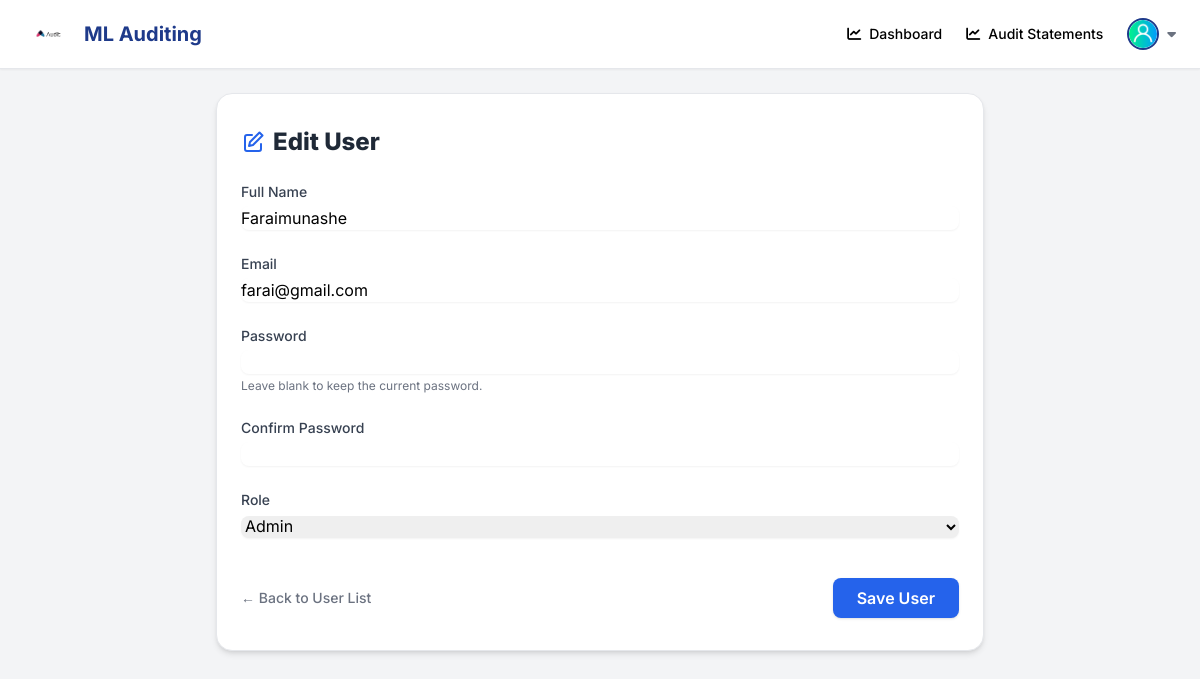
The page /users/1/edit (signed in) on the database its author committed.
### app/models.py (models this page shows, shortened)
class User(UserMixin, db.Model):
    id = db.Column(db.Integer, primary_key=True)
    email = db.Column(db.String(100), unique=True)
    password = db.Column(db.String(100))
    name = db.Column(db.String(100))
    role = db.Column(db.Integer)
    def to_dict(self):
        return {
            "id": self.id,
            "email": self.email,
            "name": self.name,
            "role": self.role
        }

### app/users.py (the view, shortened to what this page needs)
@users_bp.route('/<int:user_id>/edit', methods=['GET', 'POST'])
@login_required
def edit(user_id):
    user = User.query.get_or_404(user_id)
    form = UserForm(obj=user)
    form.password.validators = []
    form.confirm_password.validators = []
    old_data = user.to_dict()
    return render_template('edit.html', form=form, user=user)

### app/forms.py
class UserForm(FlaskForm):
    email = StringField('Email', validators=[
        DataRequired(), Email(), Length(max=100)
    ])
    name = StringField('Full Name', validators=[
        DataRequired(), Length(max=100)
    ])
    password = PasswordField('Password', validators=[
        DataRequired(), Length(min=6),
        EqualTo('confirm_password', message='Passwords must match')
    ])
    confirm_password = PasswordField('Confirm Password', validators=[
        DataRequired()
    ])
    role = SelectField('Role', choices=[
        ('1', 'Admin'),
        ('2', 'Auditor')
    ], validators=[DataRequired()])
    submit = SubmitField('Save User')

### app/templates/edit.html (shortened to what this page needs)
{% extends 'base.html' %}
{% block content %}
<div class="max-w-3xl mx-auto px-6 py-8 bg-white rounded-2xl shadow-md border border-gray-200">
  <h2 class="text-2xl font-extrabold text-gray-800 mb-6 flex items-center gap-2">
    <svg xmlns="http://www.w3.org/2000/svg" class="h-6 w-6 text-blue-600" fill="none" viewBox="0 0 24 24" stroke="currentColor">
      <path stroke-linecap="round" stroke-linejoin="round" stroke-width="2" d="M11 5H6a2 2 0 00-2 2v12a2 2 0 002 2h12a2 2 0 002-2v-5M18.5 2.5l3 3L12 15l-4 1 1-4 9.5-9.5z" />
    </svg>
    Edit User
  </h2>
  <form method="POST" class="space-y-6">
    <div>
      <label class="block text-sm font-medium text-gray-700 mb-1">{{ form.name.label.text }}</label>
      {{ form.name(class="form-input w-full rounded-lg border-gray-300 focus:ring-blue-500 focus:border-blue-500 shadow-sm") }}
    </div>
    <div>
      <label class="block text-sm font-medium text-gray-700 mb-1">{{ form.email.label.text }}</label>
      {{ form.email(class="form-input w-full rounded-lg border-gray-300 focus:ring-blue-500 focus:border-blue-500 shadow-sm") }}
    </div>
    <div>
      <label class="block text-sm font-medium text-gray-700 mb-1">{{ form.password.label.text }}</label>
      {{ form.password(class="form-input w-full rounded-lg border-gray-300 focus:ring-blue-500 focus:border-blue-500 shadow-sm") }}
      <p class="text-xs text-gray-500 mt-1">Leave blank to keep the current password.</p>
    </div>
    <div>
      <label class="block text-sm font-medium text-gray-700 mb-1">{{ form.confirm_password.label.text }}</label>
      {{ form.confirm_password(class="form-input w-full rounded-lg border-gray-300 focus:ring-blue-500 focus:border-blue-500 shadow-sm") }}
    </div>
    <div>
      <label class="block text-sm font-medium text-gray-700 mb-1">{{ form.role.label.text }}</label>
      {{ form.role(class="form-select w-full rounded-lg border-gray-300 focus:ring-blue-500 focus:border-blue-500 shadow-sm") }}
    </div>
    <div class="flex justify-between items-center pt-4">
      <a href="{{ url_for('users.users') }}" class="text-gray-500 hover:text-blue-600 transition text-sm font-medium">
        ← Back to User List
      </a>
      {{ form.submit(class="bg-blue-600 hover:bg-blue-700 transition text-white font-semibold px-6 py-2 rounded-lg shadow") }}
    </div>
  </form>
</div>
{% endblock %}

### app/templates/base.html (style rules this page uses)
body { font-family: 'Inter', sans-serif; }
:root { --primary: #1E3A8A; }

### rows shown on the page
User: name "Faraimunashe", email "farai@gmail.com", role "Admin"
